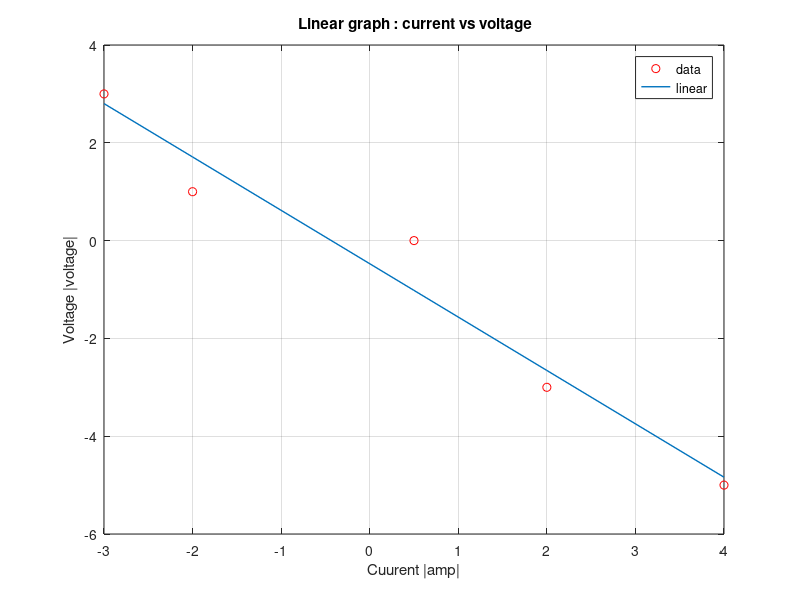

Recreate this plot in MATLAB.
#start
#x=[2,3,5,7,9]
#y=[4,5,7,10,15]

#x=[-1.1 2.2 -3.3 4.4 -5.5]
#y=[2.2 -.8 4.2 -3.5 -4.9]
x=[-3 -2 .5 2 4]
y=[3 1 0 -3 -5]

%compute terms for slope%

N= length(x);
sum_x=sum(x);
sum_y=sum(y);
sum_xy=sum(x.*y);
sum_x_square= sum(x.^2);

printf("N= %d \n",N);
printf("sum_x= %d \n",sum_x);
printf("sum_y= %d \n",sum_y);
printf("sum_xy= %d \n",sum_xy);
printf("sum_x_sqaure= %d \n",sum_x_square);

m_numerator= (N *sum_xy)-(sum_x *sum_y)
m_denometer= (N *sum_x_square)-(sum_x ^2)

m= m_numerator/m_denometer

b= mean(y)-(m*mean(x))


y2= m.*x+b

plot(x,y,'or',x,y2,"linewidth",1);
xlabel("Cuurent |amp|");
ylabel("Voltage |voltage|");
title(" Linear graph : current vs voltage");
grid on

legend("data","linear");

#compute term for r

root_x=sqrt(m_denometer)
 root_y=sqrt( (N*sum(y.^2))-(sum_y ^2))

 r=(m_numerator/(root_x * root_y));

disp(r)
